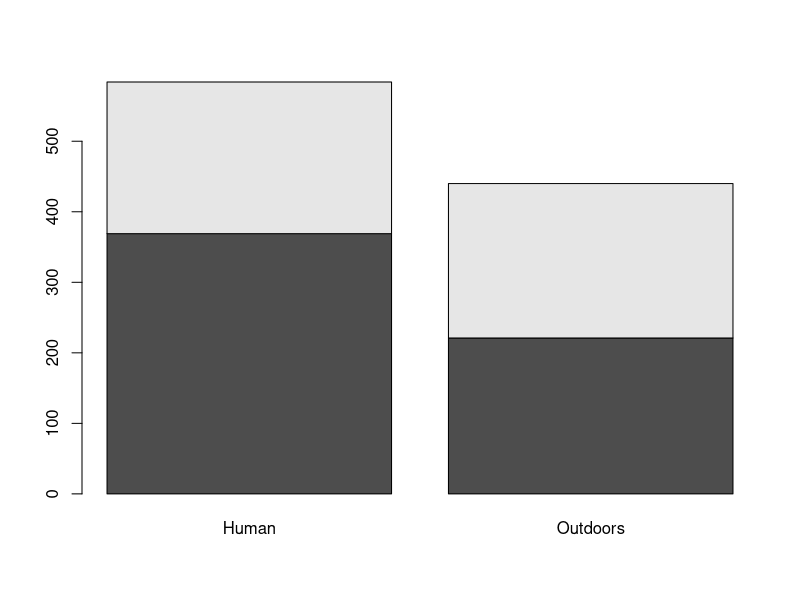
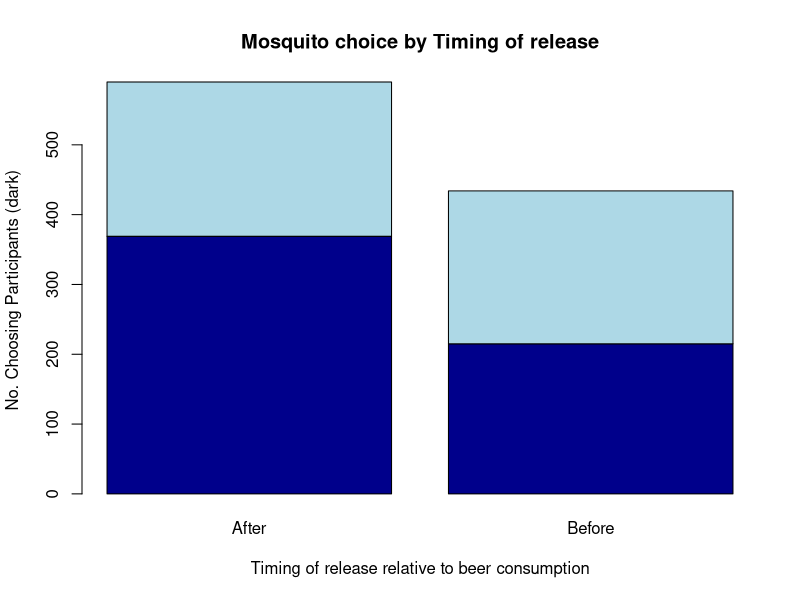
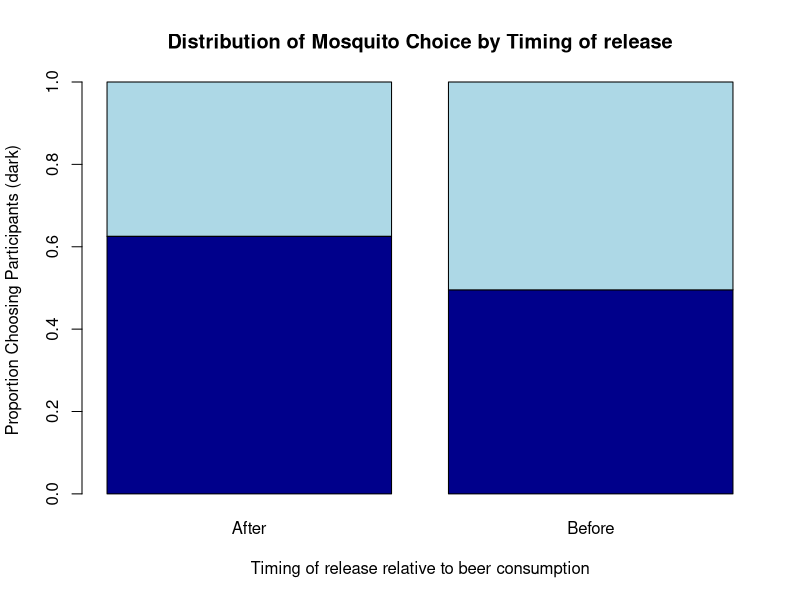

Write R code to recreate these figures, in order. (Note: this script raises an error after producing the figures.)
## Tutorial on study designs and measures of effect
## Jim Scott 2012

## Meaningful Modeling of Epidemiologic Data, 2012 AIMS, Muizenberg

## Identifying study designs

## For each of the following descriptions, determine what type of 
## study design was used.  The answers are at the end of this tutorial


## Study #1
## A study examined risk factors associated with falling at an 
## assisted care living facility.  Researchers enrolled 75 patients that 
## had falls and another 211 inpatients that did not have falls.  For each 
## study participant, the researchers examined adverse event reports, 
## medical records and nurse staffing records.  They found that patients 
## with a balance deficit or lower extremity problem were at higher risk 
## for a fall.
##
## What type of study design best describes this study?
##
## a) Cohort Study
## b) Case-Control Study
## c) Cross-Sectional
## d) Correlational Study
## e) Randomized Controlled Trial

## Study #2
## Researchers were interested in identifying risk factors associated 
## with needle stick injuries among medical students.  To do so, a survey
## was mailed to  417 medical students at a National University.
## The survey included questions about demographic factors, knowledge of 
## needle handling protocols, and episodes of needlestick injury.  Over all,
## 59 students (14.1%) reported experiencing one or more needle stick injuries.  
## Invesigators found that those who reported having attended at least one 
## needle handling seminar had a lower prevalence of injury compared to 
## those that had not reported attending a seminar on needle handling.
##
##
## What type of study design best describes this study?
##
## a) Cohort Study
## b) Case-Control Study
## c) Cross-Sectional
## d) Correlational Study
## e) Randomized Controlled Trial

## Study 3
## Investigators sought to determine if water treatment via solar radiation
## is effective at reducing the overall incidence of diarrheal illness.  To 
## do so, researchers solicited participants from two neighboring towns.  
## All participants recieved clear plastic water containers.  However, 
## participants in town A were asked to treat their drinking water
## using the solar radtion method while those in town B were given no specific
## instructions.  AFter 6 months of follow-up, diarrhea incidence rates were 
## compared.
##
## What type of study design best describes this study?
##
## a) Cohort Study
## b) Case-Control Study
## c) Cross-Sectional
## d) Correlational Study
## e) Randomized Controlled Trial

## Study 4
##
## Is alcohol consumption associated with HIV transmission?
## To answer this question, researchers collected data on alcohol sales 
## and HIV prevalence in in 48 different countries.  To control for possible
## confounding, additional data such as GDP (Gross Domestic Product), 
## unemployment, and education were also included in the analysis. 
##
## What type of study design best describes this study?
##
## a) Cohort Study
## b) Case-Control Study
## c) Cross-Sectional
## d) Correlational Study
## e) Randomized Controlled Trial


## Analyzing a 2 x 2 table
##
## In order to demonstrate 2 x 2 table analysis and to calculate measures of effect,
## we'll look at some data collected by Lefevre, et. al (2010).  In that study 
## researchers conducted an experiment to determine if beer consumption increases how
## attractive humans are to mosquitoes.  In short, A number of  volunteers were 
## randomized to consume Beer.  Subsequently, mosquitoes were released into a
## controlled apparatus that led them to tents filled with study participants or an
## empty tent of outdoor air (uncontaminated by participants).  Two different mosquito
## releases were performed, once before beer was consumed and once after.
## You can read more details about the complete experiment online:
##  http://www.plosone.org/article/info:doi%2F10.1371%2Fjournal.pone.0009546

## Prior to beer consumption, 215 mosquitoes flew towards the tent containing study 
## participants while 219 flew toward the outdoor air.  After beer consumption 369
## mosquitoes flew toward the participants while only 221 flew towards the outdoor air. 

## We can replicate these data in R by entering the following commands:

Timing <- c(rep(1,590),rep(0,434))
Choice <- c(rep(1,369),rep(0,221),rep(1,215),rep(0,219))

Timing <- factor(Timing, levels = c(1,0), labels=c("After","Before"))
Choice <- factor(Choice, levels = c(1,0), labels=c("Human","Outdoors"))

MosquitoData <- data.frame(Timing,Choice)

## To see the data in table format you can use the table() command:

table(MosquitoData)

## Examining the data:
## It's usually a good idea to visually inspect the data with an appropriate graph.
## Immediate results can be attained by entering the following command:

barplot(table(MosquitoData))

## There are a number of reasons why this isn't a very satisfying plot.  Take a 
## a minute to consider what it's lacking.  How can it be improved?

## For one, it would probably make more sense to have the data stratified by 
## exposure - in this case, Timing of mosquito release -  before or after beer
## consumption.  Also, the plot is lacking appropriate labels and a title.

table(Choice, Timing)  # Timing variable now in columns

## This is an immidiate improvement, but still somewhat misleading:
barplot(table(Choice,Timing),main="Mosquito choice by Timing of release",
        xlab="Timing of release relative to beer consumption", 
        ylab="No. Choosing Participants (dark)", 
        col = c("darkblue", "lightblue","darkblue", "lightblue"))

## Better is to show the actual distribution of mosquito choice by Beer status using
## percentages:
prop.table(table(Choice,Timing),margin=2)

## This can be directly inserted into the barplot command:
barplot(prop.table(table(Choice, Timing),margin=2),
        main="Distribution of Mosquito Choice by Timing of release",
        xlab="Timing of release relative to beer consumption", 
        ylab="Proportion Choosing Participants (dark)", 
        col = c("darkblue", "lightblue"))

## Now the scales are comparable and it's clear that a greater proportion of 
## mosquitoes were attracted to the participants after they consumed the beer.

## The above code demonstrates the flexibility of R in creating plots.  Try 
## experimenting with different colors.  Also, it's probably more appropriate 
## to change the column ordering so that the 'Before' column is first.  Try using
## your knowledge of R's indexing system to do this on your own.  One possible 
## answer appears at the end of this tutorial.

## Now that you've looked at the data, a natural question that arises is:
## "Did drinking the beer really increase the attractiveness of the particiapnts?
## (as far as the mosquitoes are concerned, that is!)" -or- "Could the observed
## difference be do to chance?"

## There are a number of statistical tests that could be used to answer this question.
## (in particular, you could use a permuation test as demonstrated in previous lectures)
## Possibly the simplest method would be to use a Chi-square test of independence.
## The null hypothesis for this test is that the column and row variables are
## independent.  In this case, we could state the null hypothesis as:
## "Beer consumption has no effect on participant attractiveness".  The chi-square
## test statistic will have an approximate chi-square distribution with 
## (r - 1)*(c - 1) degrees of freedom (where r and c represent the number of rows
## and columns in the table - here df = 1) as long as the number of observations in 
## each cell is not "small".  You can get the chi-square test statistic, df, and 
## p-value from R by using the summary command in conjunction with table():
summary(table(Choice,Timing))

## The resulting p-value is very small, which provides evidence against the null
## hypothesis.  Conclusion: the evidence suggests that beer consumption and 
## attractiveness are not independent(!).  Of course, more research is needed.
## Chi-square test results can also be obtained in R by using the chisq.test()
## command:
?chisq.test

## Perform the same chi-square test that you did previously, but this time, use 
## the chisq.test() command.  Note: you may need to change one of the input arguments
## to get results that exaclty match those that you previous obtained.

## Measures of effect
## The odds ratio and relative risk can be calculated directly from our table:
table(Choice,Timing)

## Take a minute to perform these calculations by hand - then check your results 
## using R.  Also be sure you know how to interpret these measures.  which of these
## measures of effect is most appropriate for the given study?  

## It's good practice to provide confidence intervales (CIs) when reporting ORs and 
## RRs. These convey the degree of uncertainty (due to sampling) that is present in  
## the estimate(s) and represent a range of plausible values for the true measure of 
## effect.  Different methods exist for calculating CIs.  We'll rely on R to do the 
## calculating for us.  One way to obtain CIs is via the 'epicalc' package.  In 
## R-studio, it should be listed under the 'Packages' tab.  To load it you need 
## check its box or, alternatively, type: library(epicalc)
##
## If you don't see it listed under the 'Packages' tab, it may not be installed on 
## your computer.  You can attempt to do so by clicking the 'Install Packages' button
## and typing in: epicalc.

## Once epicalc is loaded, you have access to many commands relevant to 
## epidemiological analysis.  The command cci() provides the OR, CI, and results
## from a number of hypothesis tests associated 2x2 tables. 
?cci

## Here it makes sense to consider 'Timing' as the exposure (After = exposed, 
## Before = unexposed). 'Choice' could play the role of "disease" (Human = case
## Outdoors = control).
table(Choice, Timing)

## Selecting the appropriate values for the cci command:
cci(369, 221, 215, 219, graph=FALSE)

## Analagously, metrics associated with the RR can be obtained through epicalc's
## csi() command.  Try using csi() to obtain a CI for the RR. Note: csi doesn't 
## plot a graph for a 2x2 table, so you don't need to specify graph=FALSE

## Based on the CI's for the OR and RR, what conclusions can you draw about the 
## relationship between the variables in the table?


## Often, it is necessary to control for the effects that a potentially confounding 
## variable may have on an exposure/disease relationship.  When confounding is
## present, it is not possible to obtain an ubiased a measure of effect
## One way to determine if confounding is present is through the application 
## of stratified analysis. Consider the following raw dataset from a 
## hypothetical case-control study investigating gender as a risk factor for
## Malaria (adapted from Szklo & Nieto, 2000):

## replicate raw data:
Gender <- c(rep(1,156),rep(0,144))
Malaria <- c(rep(1,88),rep(0,68),rep(1,62),rep(0,82))
Workplace <- c(rep(1,35),rep(0,53),rep(1,53),rep(0,15),rep(1,52),rep(0,10),rep(1,79),rep(0,3))

Gender <- factor(Gender, levels = c(1,0), labels=c("male","female"))
Malaria <- factor(Malaria, levels = c(1,0), labels=c("case","control"))
Workplace <- factor(Workplace, levels = c(1,0), labels=c("indoor","outdoor"))

MalariaData <- data.frame(Gender,Malaria,Workplace)

## take a look at the first few lines of raw data:
head(MalariaData)

## examine the relationship between Gender and Malaria:
table(Gender,Malaria)

## An OR can be obtained using the cci command.  Try it out.  Note: remember 
## the format is cci(caseexp, controlex, casenoex, controlnoex, graph=FALSE).  
## Assume exposed = male:

## You should have found the OR = 1.71.  This represent the "crude" or "unadjusted"
## OR.  It suggests that the odds of malaria is higher for men than for women.  Now,
## let's see what happens when we stratify the data by workplace.  If workplace is 
## unrelated to these data (i.e. not a confounder) then we should get approximately
## the same OR (OR=1.71) as we did before for both levels of workplace.
##
table(Gender,Malaria,Workplace)

## Compute the ORs for each table separately using cci().  

## The resulting OR's are both close to 1.00.  This reveals two things: 1) Workplace 
## appears to be a confounder - the stratified ORs differ from the crude OR. 2) 
## Since the stratified ORs are approximately equal, workplace does not appear to 
## be an effect modifier (i.e. the ORs do not vary by workplace).  
##
## We can further explore the confounding nature of  Workplace by examining the 
## relationships between workplace & gender and workplace & malaria
table(Workplace,Gender)
cci(68, 88, 13, 131,graph=FALSE) ## Males are more likely to work outdoors

table(Workplace,Malaria)
cci(63, 18, 87, 132, graph=FALSE) ## Malaria is associated with working outside

## Because workplace is associated with both gender and malaria, it is not 
## surprising that it had a confounding effect on the relationship between
## gender and malaria.

## To complete the analysis a Mantel-Haenszel method for stratified data (not 
## covered in this tutorial) could be applied to determine a combined, adjusted
## measure of effect. 
## 
## Stratified analysis is perhaps most useful when variables are categorical and 
## the overall number of variables is small.  When dealing with a larger number of
## variables (e.g. many confounding factors) or continuous explanatory variables,
## generalized linear model methods such as logistic regression can be used to 
## estimate adjusted measures of effect.  

## For those of you that are already familiar with these types of models, you can
## use R to fit a logistic model to these data using the following commands:

my.model <- glm(Malaria ~ Gender + Workplace, family=binomial)
summary(my.model)

## The adjusted OR for malaria and gender after controlling for workplace can be
## obtained using:
exp(my.model$coefficients) 

## confidence intervals for the ORs can be obtained using:
exp(confint.default(my.model))

##  
##
##
##  Answers to selected exercises appear below
##
##
##
##
##
##
##
##
##
##
##
##
##
##
##
##
##
##
##
##
## Answers to Identifying Study Designs
## Study 1: Case control - participants were enrolled based on disease status
## (i.e. "falls") distributions of various exposures were then investigated.
##
## Study 2: Cross sectional - disease (needle stick) and exposure status 
## (e.g. attending a seminar) were assessed at the same time.  There is no
## way to know for certain which came first.  A very detailed survey may have
## asked about dates, but even then, results may be vulnerable to recall bias.
##
## Study 3: Cohort (best answer) - exposed (solar radiation) and unexposed 
## (no solar radiation) groups are followed over time and incidence rates 
## between the two groups are compared.  This could be considered a RCT but
## ONLY IF participants were randomly assigned to a treatment group.
##
## Study 4: Correlational - the unit of analysis is country.  No individual
## level data were collected.  Incidentally, there is no way to determine if 
## those who are HIV positive actually consumed more alcohol (on average) than 
## those who are HIV negative.  
##
## Examining the data:
## One answer to column switching exercise: 
## barplot(prop.table(table(Choice, Timing)[,c(2,1)],margin=2),
##       main="Distribution of Mosquito Choice by Timing of release",
##       xlab="Timing of release relative to beer consumption", 
##       ylab="Proportion Choosing Participants (dark)", 
##       col = c("darkblue", "lightblue"))
##
## Chi-square test:
## chisq.test(Choice,Timing, correct=FALSE)
##
## Measures of effect:
## 369*219 / (221*215)  ## OR = 1.7007
##
## The odds of attracting a mosquito are 1.70 times higher after cosuming beer
## (compared to no beer consumption)
##  
## (369/(369+221))/(215/(215+219))  ## RR = 1.2625
##
## The risk of attracting a mosquito is 1.26 times higher after cosuming beer
## (compared to no beer consumption)
##
## Which is more appropriate?  In this study we know the distribution of exposure
## (i.e. before/after) conditional on disease (i.e. human/outdoors) AND the 
## distribution of disease conditional on exposure.  As a result, either measure is
## appropriate - however, it's conventional to provide RR whenever possible because
## it is usually considered to be a more intuitive measure.  In a case-control study
## only the distriubtion of exposure conditional on disease is known - in that case,
## it would NOT be appropriate to calculate the RR - only the OR.
##
## cci command with appropriate labels:
## cci(369, 221, 215, 219, xlab="Timing",xaxis=c("Before","After"),
## ylab="Odds of choosing a human",yaxis=c("Human","Outdoors"), 
## main="Odds of choosing a human by exposure status")  
##
## csi command:
## csi(369, 221, 215, 219)
##
## A possible interpretation:
## The range of plausible values for the OR does not include the value 1.00, 
## suggesting that the odds of exposure between groups is unequal, therefore,
## we have evidence that the variables are related.  Similarly, the range of
## plausible values for the RR does not include 1.00, suggesting that the risk of 
## 'choosing a human' is not equal between exposure groups.  We have statistical 
## evidence thats supports the hypothesis that exposure and disease are 
## associated with one another.
##
## Crude OR for Malaria Data:
## cci(88,68,62,82, graph=FALSE)
##
## Stratified ORs
## cci(35,53,52,79,graph=FALSE)
## cci(53,15,10,3,graph=FALSE)

##  References:
##
## 1. Lefevre T, et. al. (2010) Beer Consumption Increases Human Attractiveness to 
##    Malarial Mosquitoes. Plos ONE 5(3); e9546.
##  
## 2. Szklo & Nieto, Epidemiology: Beyond the Basics, 2000 Aspen Publishers.
##

